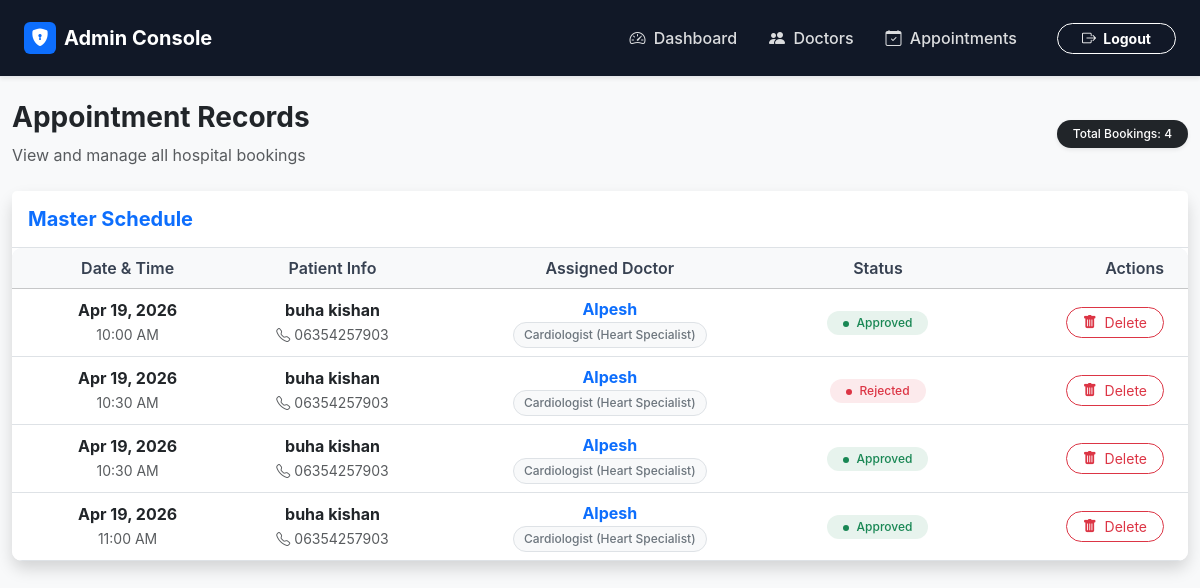
The page /admin/appointments.php (signed in) on the database as committed earlier.
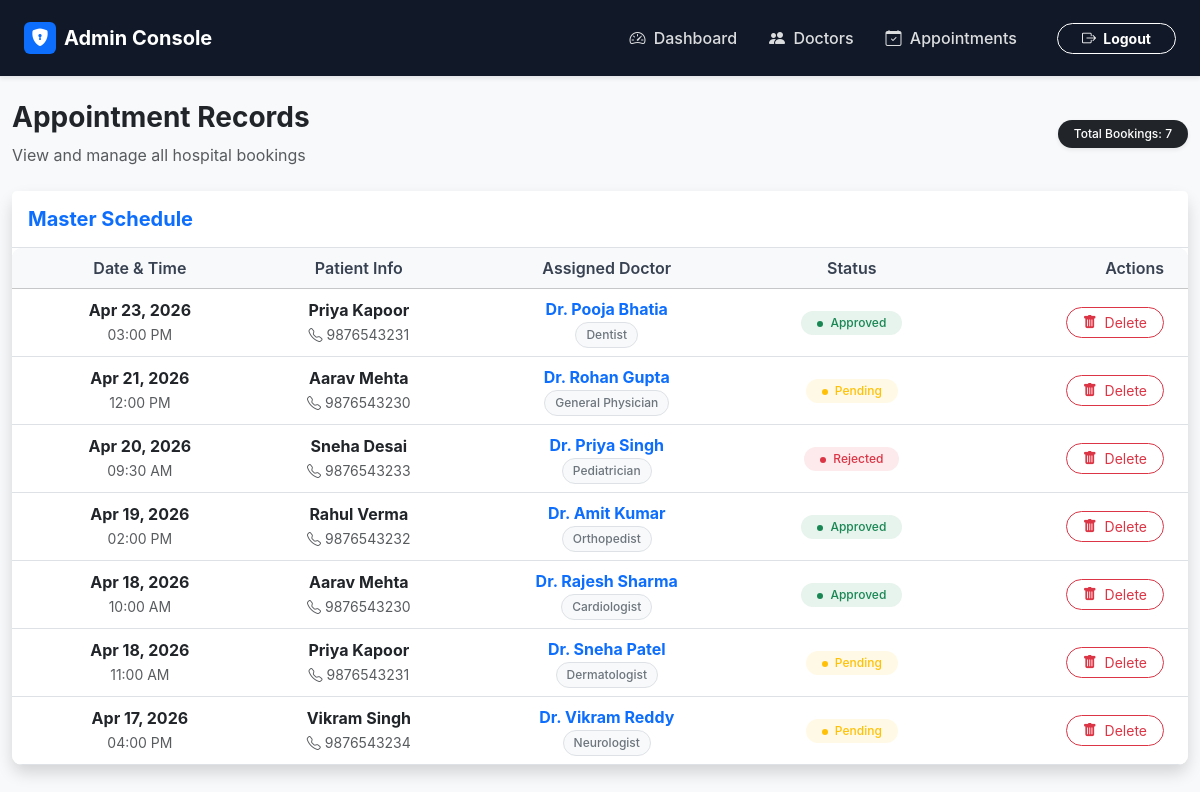
The same page on the database as committed later.
### tables this page shows
CREATE TABLE `appointments` (
  `id` int(11) NOT NULL,
  `patient_id` int(11) DEFAULT NULL,
  `doctor_id` int(11) DEFAULT NULL,
  `appointment_date` date DEFAULT NULL,
  `appointment_time` time DEFAULT NULL,
  `appointment_end_time` time DEFAULT NULL,
  `reason` text DEFAULT NULL,
  `status` enum('Pending','Approved','Rejected','Cancelled') DEFAULT 'Pending',
  `created_at` timestamp NOT NULL DEFAULT current_timestamp()
);

CREATE TABLE `patients` (
  `id` int(11) NOT NULL,
  `name` varchar(100) NOT NULL,
  `email` varchar(100) DEFAULT NULL,
  `phone` varchar(15) DEFAULT NULL,
  `password` varchar(255) NOT NULL,
  `created_at` timestamp NOT NULL DEFAULT current_timestamp()
);

CREATE TABLE `doctors` (
  `id` int(11) NOT NULL,
  `name` varchar(100) NOT NULL,
  `specialization` varchar(100) NOT NULL,
  `email` varchar(100) DEFAULT NULL,
  `phone` varchar(15) DEFAULT NULL,
  `password` varchar(255) NOT NULL,
  `profile_image` varchar(255) DEFAULT NULL,
  `consultation_fee` decimal(10,2) NOT NULL DEFAULT 0.00,
  `status` tinyint(4) DEFAULT 1
);

### admin/appointments.php (the view, shortened to what this page needs)
<?php
include "../includes/db.php";
$query = "SELECT a.id, a.appointment_date, a.appointment_time, a.status, a.reason,
                 p.name AS patient_name, p.phone AS patient_phone,
                 d.name AS doctor_name, d.specialization
          FROM appointments a
          JOIN patients p ON a.patient_id = p.id
          JOIN doctors d ON a.doctor_id = d.id
          ORDER BY a.appointment_date DESC, a.appointment_time ASC";
$result = mysqli_query($conn, $query);
$total = mysqli_num_rows($result);
?>
<?php include "../includes/admin-header.php"; ?>
<div class="container-fluid">
    <div class="d-flex justify-content-between align-items-center mb-4">
        <div>
            <h3 class="fw-bold text-dark">Appointment Records</h3>
            <p class="text-muted mb-0">View and manage all hospital bookings</p>
        </div>
        <span class="badge bg-dark rounded-pill px-3 py-2 shadow-sm">
            Total Bookings: <?php echo $total; ?>
        </span>
    </div>
    <div class="card shadow border-0">
        <div class="card-header bg-white p-3 border-bottom">
            <h5 class="mb-0 text-primary fw-bold">Master Schedule</h5>
        </div>
        <div class="table-responsive">
            <table class="table table-hover align-middle mb-0">
                <thead class="table-light">
                    <tr>
                        <th class="ps-4">Date & Time</th>
                        <th>Patient Info</th>
                        <th>Assigned Doctor</th>
                        <th>Status</th>
                        <th class="text-end pe-4">Actions</th>
                    </tr>
                </thead>
                <tbody>
                <?php if ($total > 0) {
                    while ($row = mysqli_fetch_assoc($result)) {
                ?>
                    <tr>
                        <td class="ps-4">
                            <div class="fw-bold text-dark"><?php echo date('M d, Y', strtotime($row['appointment_date'])); ?></div>
                            <small class="text-muted"><?php echo date('h:i A', strtotime($row['appointment_time'])); ?></small>
                        </td>
                        <td>
                            <div class="fw-bold text-dark"><?php echo $row['patient_name']; ?></div>
                            <small class="text-muted"><i class="bi bi-telephone me-1"></i><?php echo $row['patient_phone']; ?></small>
                        </td>
                        <td>
                            <div class="fw-bold text-primary"><?php echo $row['doctor_name']; ?></div>
                            <span class="badge bg-light text-secondary border"><?php echo $row['specialization']; ?></span>
                        </td>
                        <td>
                            <?php if ($row['status'] == 'Approved') { ?>
                                <span class="badge bg-success bg-opacity-10 text-success rounded-pill px-3">
                                    <span class="dot bg-success d-inline-block rounded-circle me-1" style="width:6px; height:6px;"></span> Approved
                                </span>
                            <?php } elseif ($row['status'] == 'Rejected') { ?>
                                <span class="badge bg-danger bg-opacity-10 text-danger rounded-pill px-3">
                                    <span class="dot bg-danger d-inline-block rounded-circle me-1" style="width:6px; height:6px;"></span> Rejected
                                </span>
                            <?php } else { ?>
                                <span class="badge bg-warning bg-opacity-10 text-warning rounded-pill px-3">
                                    <span class="dot bg-warning d-inline-block rounded-circle me-1" style="width:6px; height:6px;"></span> Pending
                                </span>
                            <?php } ?>
                        </td>
                        <td class="text-end pe-4">
                            <a href="?delete=<?php echo $row['id']; ?>"
                               class="btn btn-sm btn-outline-danger rounded-pill px-3"
                               onclick="return confirm('Are you sure you want to permanently delete this appointment record?');">
                                <i class="bi bi-trash-fill me-1"></i> Delete
                            </a>
                        </td>
                    </tr>
                <?php }
                } ?>
                </tbody>
            </table>
        </div>
    </div>
</div>
<?php include "../includes/footer.php"; ?>

Rows that differ between the two databases and show on the page:
removed appointments: appointment_date "Apr 19, 2026", appointment_time "10:00 AM", patient.name "buha kishan", patient.phone "06354257903", doctor.name "Alpesh", doctor.specialization "Cardiologist (Heart Specialist)", status "Approved" (drawn)
removed appointments: appointment_date "Apr 19, 2026", appointment_time "10:30 AM", patient.name "buha kishan", patient.phone "06354257903", doctor.name "Alpesh", doctor.specialization "Cardiologist (Heart Specialist)", status "Rejected" (drawn)
removed appointments: appointment_date "Apr 19, 2026", appointment_time "10:30 AM", patient.name "buha kishan", patient.phone "06354257903", doctor.name "Alpesh", doctor.specialization "Cardiologist (Heart Specialist)", status "Approved" (drawn)
removed appointments: appointment_date "Apr 19, 2026", appointment_time "11:00 AM", patient.name "buha kishan", patient.phone "06354257903", doctor.name "Alpesh", doctor.specialization "Cardiologist (Heart Specialist)", status "Approved" (drawn)
added appointments: appointment_date "Apr 23, 2026", appointment_time "03:00 PM", patient.name "Priya Kapoor", patient.phone "9876543231", doctor.name "Dr. Pooja Bhatia", doctor.specialization "Dentist", status "Approved" (drawn)
added appointments: appointment_date "Apr 21, 2026", appointment_time "12:00 PM", patient.name "Aarav Mehta", patient.phone "9876543230", doctor.name "Dr. Rohan Gupta", doctor.specialization "General Physician", status "Pending" (drawn)
added appointments: appointment_date "Apr 20, 2026", appointment_time "09:30 AM", patient.name "Sneha Desai", patient.phone "9876543233", doctor.name "Dr. Priya Singh", doctor.specialization "Pediatrician", status "Rejected" (drawn)
added appointments: appointment_date "Apr 19, 2026", appointment_time "02:00 PM", patient.name "Rahul Verma", patient.phone "9876543232", doctor.name "Dr. Amit Kumar", doctor.specialization "Orthopedist", status "Approved" (drawn)
added appointments: appointment_date "Apr 18, 2026", appointment_time "10:00 AM", patient.name "Aarav Mehta", patient.phone "9876543230", doctor.name "Dr. Rajesh Sharma", doctor.specialization "Cardiologist", status "Approved" (drawn)
added appointments: appointment_date "Apr 18, 2026", appointment_time "11:00 AM", patient.name "Priya Kapoor", patient.phone "9876543231", doctor.name "Dr. Sneha Patel", doctor.specialization "Dermatologist", status "Pending" (drawn)
added appointments: appointment_date "Apr 17, 2026", appointment_time "04:00 PM", patient.name "Vikram Singh", patient.phone "9876543234", doctor.name "Dr. Vikram Reddy", doctor.specialization "Neurologist", status "Cancelled" (drawn)
Other text that changed with them:
$total: "4" → "7"
